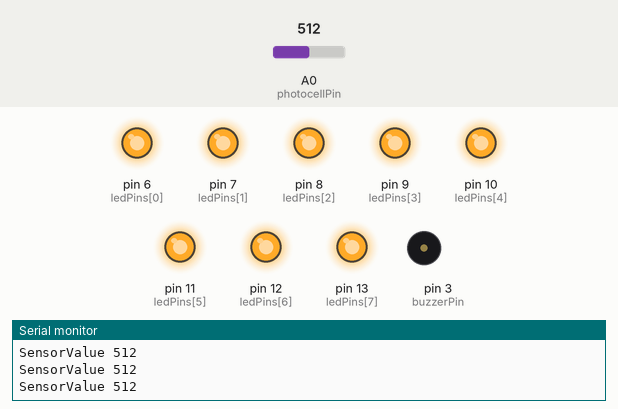
Recording of a sketch running on a simulated Arduino Uno, built with avr-gcc and run on an emulated ATmega328P. On the bench: output pins drawn as LEDs (lit = HIGH), buzzer (waves = sounding), the last lines printed to the serial monitor. The test bench sets the inputs (shaded band); at power-on: A0 (photocellPin) = 512. At 8.4 s the program stops and its outputs stay as they are.

Above: at 1.2 s.
1.3 s: A0 (photocellPin) set to 656
4.3 s: A0 (photocellPin) set to 679
At 5.53 s:
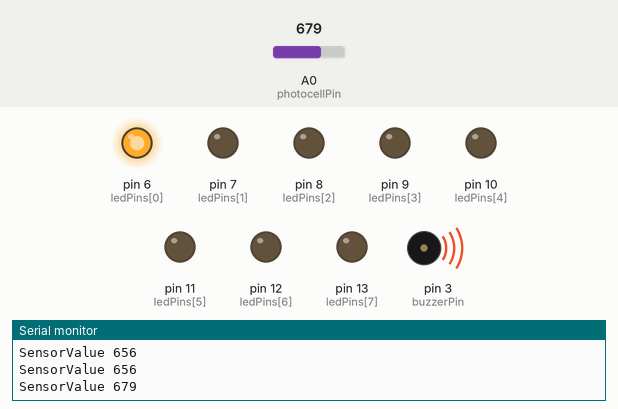
At 9.2 s:
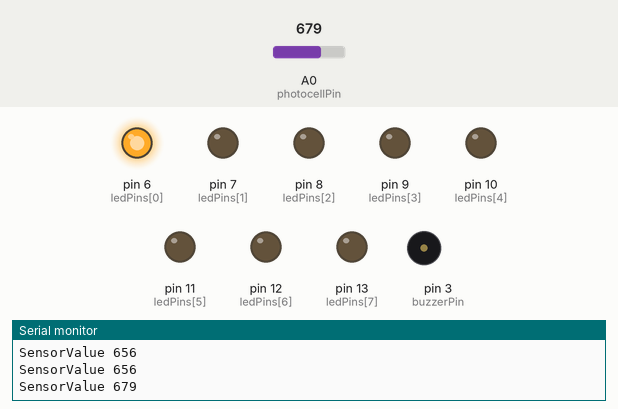
Timing chart, 0 to 9.9 s (numbered marks = the images above; inputs shaded):
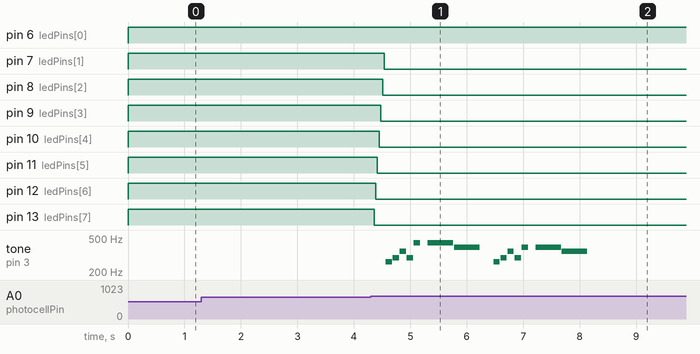

Measured:
- the behaviour switches between 662 and 663 on A0 (photocellPin) (found by bisection; images 0 and 1)
- after the input at 4.3 s, pin 7 (ledPins[1]): HIGH → LOW after 0.24 s; pin 8 (ledPins[2]): HIGH → LOW after 0.21 s; pin 9 (ledPins[3]): HIGH → LOW after 0.18 s; pin 10 (ledPins[4]): HIGH → LOW after 0.15 s; pin 11 (ledPins[5]): HIGH → LOW after 0.12 s

The sketch:

prueba_conBuzzer.ino
```cpp
//www.RobotLinking.com
//2015.5.7
/*
  Bargraph sketch

 Turns on a series of LEDs proportional to a value of an analog sensor.
 Six LEDs are controlled but you can change the number of LEDs by changing
 the value of NbrLEDs and adding the pins to the ledPins array
 */

const int NbrLEDs = 8;
const int ledPins[] = { 6, 7, 8, 9, 10, 11, 12, 13};
const int photocellPin = A0;
int sensorValue = 0;        // value read from the sensor
int ledLevel = 0;           // sensor value converted into LED 'bars'

const int buzzerPin = 3;
const int songLength = 18;
char notes[] = "cdfda ag cdfdg gf ";
int beats[] = {1,1,1,1,1,1,4,4,2,1,1,1,1,1,1,4,4,2};
int tempo = 113;
void setup() {
  Serial.begin(9600);
  Serial.write("write this");
  pinMode(buzzerPin, OUTPUT);
  for (int led = 0; led < NbrLEDs; led++)
  {
    pinMode(ledPins[led], OUTPUT);// make all the LED pins outputs
  }
}

void music()
{
  int i, duration;
  for (i = 0; i < songLength; i++) // step through the song arrays
  {
    duration = beats[i] * tempo;  // length of note/rest in ms
    if (notes[i] == ' ')          // is this a rest?
    {
      delay(duration);            // then pause for a moment
    }
    else                          // otherwise, play the note
    {
      tone(buzzerPin, frequency(notes[i]), duration);
      delay(duration);            // wait for tone to finish
    }
    delay(tempo/10);              // brief pause between notes
  }
  // We only want to play the song once, so we'll pause forever:
  while(true){}
  return 0;
}

void loop() {

  sensorValue = analogRead(photocellPin);
  Serial.print("SensorValue ");
  Serial.println(sensorValue);
  ledLevel = map(sensorValue, 300, 1023, 0, NbrLEDs);  // map to the number of LEDs
  if(sensorValue >= 100 && sensorValue <= 662)
  {
    for(int i = 0;i < NbrLEDs; i++)
    {
      digitalWrite(ledPins[i],HIGH);
    }
  }
  else
  {

    for(int i = NbrLEDs;i > 0; i--)
    {
      digitalWrite(ledPins[i],LOW);
      delay(30);
    }
    music();
  }

}

int frequency(char note)
{
  // This function takes a note character (a-g), and returns the
  // corresponding frequency in Hz for the tone() function.
  int i;
  const int numNotes = 8;  // number of notes we're storing
  // The following arrays hold the note characters and their
  // corresponding frequencies. The last "C" note is uppercase
  // to separate it from the first lowercase "c". If you want to
  // add more notes, you'll need to use unique characters.
  // For the "char" (character) type, we put single characters
  // in single quotes.
  char names[] = { 'c', 'd', 'e', 'f', 'g', 'a', 'b', 'C' };
  int frequencies[] = {262, 294, 330, 349, 392, 440, 494, 523};
  // Now we'll search through the letters in the array, and if
  // we find it, we'll return the frequency for that note.
  for (i = 0; i < numNotes; i++)  // Step through the notes
  {
    if (names[i] == note)         // Is this the one?
    {
      return(frequencies[i]);     // Yes! Return the frequency
    }
  }
  return(0);  // We looked through everything and didn't find it,
              // but we still need to return a value, so return 0.
}
```
